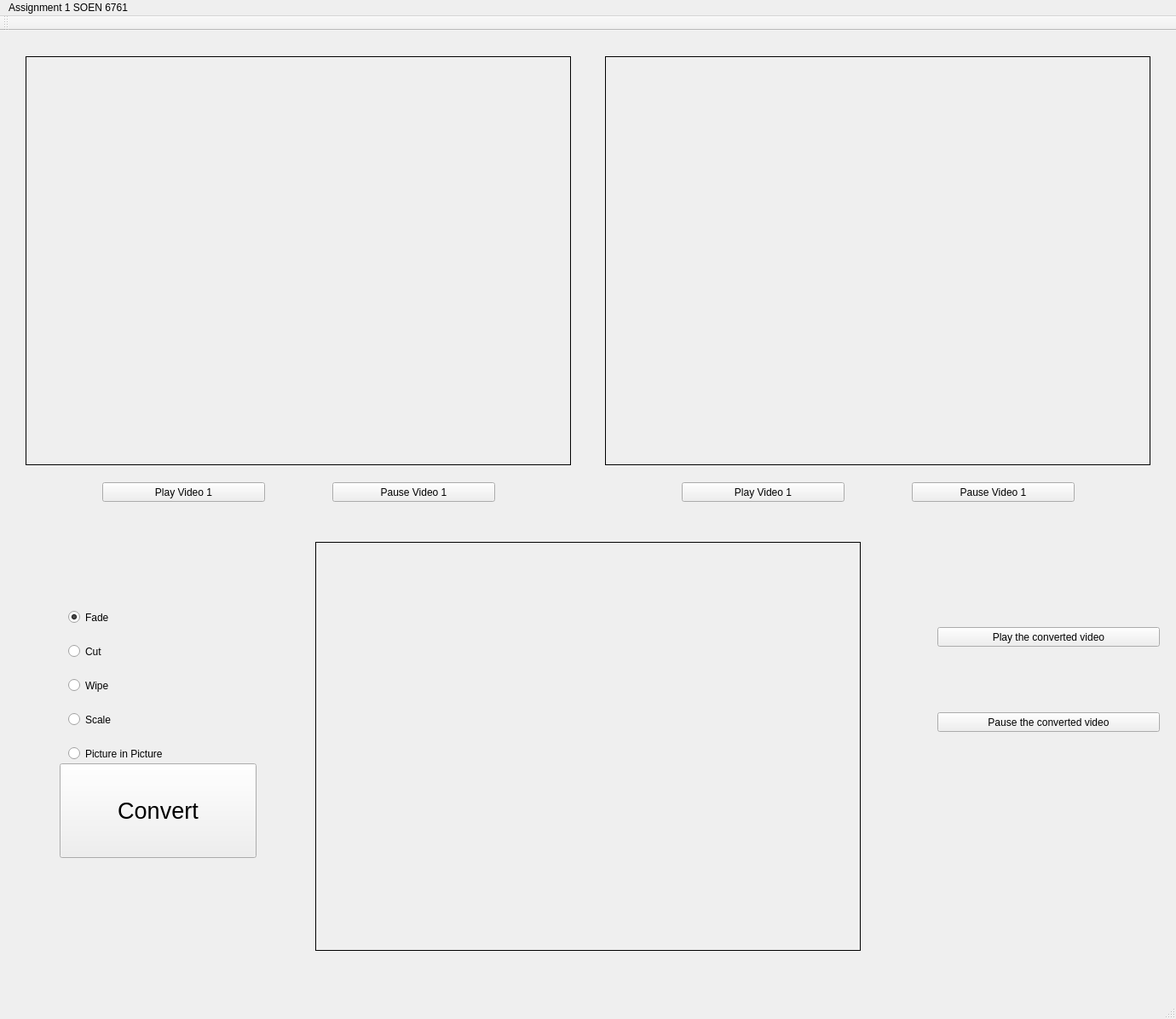
<?xml version="1.0" encoding="UTF-8"?>
<ui version="4.0">
 <class>MainWindow</class>
 <widget class="QMainWindow" name="MainWindow">
  <property name="geometry">
   <rect>
    <x>0</x>
    <y>0</y>
    <width>1380</width>
    <height>1196</height>
   </rect>
  </property>
  <property name="font">
   <font>
    <italic>false</italic>
   </font>
  </property>
  <property name="windowTitle">
   <string>MainWindow</string>
  </property>
  <widget class="QWidget" name="centralWidget">
   <widget class="QPushButton" name="play1">
    <property name="geometry">
     <rect>
      <x>120</x>
      <y>530</y>
      <width>191</width>
      <height>23</height>
     </rect>
    </property>
    <property name="text">
     <string>Play Video 1</string>
    </property>
   </widget>
   <widget class="QLabel" name="video1">
    <property name="geometry">
     <rect>
      <x>30</x>
      <y>30</y>
      <width>640</width>
      <height>480</height>
     </rect>
    </property>
    <property name="frameShape">
     <enum>QFrame::Box</enum>
    </property>
    <property name="text">
     <string/>
    </property>
   </widget>
   <widget class="QLabel" name="convertedVideo">
    <property name="geometry">
     <rect>
      <x>370</x>
      <y>600</y>
      <width>640</width>
      <height>480</height>
     </rect>
    </property>
    <property name="frameShape">
     <enum>QFrame::Box</enum>
    </property>
    <property name="text">
     <string/>
    </property>
   </widget>
   <widget class="QPushButton" name="playc">
    <property name="geometry">
     <rect>
      <x>1100</x>
      <y>700</y>
      <width>261</width>
      <height>23</height>
     </rect>
    </property>
    <property name="text">
     <string>Play the converted video</string>
    </property>
   </widget>
   <widget class="QRadioButton" name="fade">
    <property name="geometry">
     <rect>
      <x>80</x>
      <y>680</y>
      <width>82</width>
      <height>17</height>
     </rect>
    </property>
    <property name="text">
     <string>Fade</string>
    </property>
    <property name="checked">
     <bool>true</bool>
    </property>
   </widget>
   <widget class="QRadioButton" name="cut">
    <property name="geometry">
     <rect>
      <x>80</x>
      <y>720</y>
      <width>82</width>
      <height>17</height>
     </rect>
    </property>
    <property name="text">
     <string>Cut</string>
    </property>
   </widget>
   <widget class="QRadioButton" name="wipe">
    <property name="geometry">
     <rect>
      <x>80</x>
      <y>760</y>
      <width>82</width>
      <height>17</height>
     </rect>
    </property>
    <property name="text">
     <string>Wipe</string>
    </property>
   </widget>
   <widget class="QRadioButton" name="scale">
    <property name="geometry">
     <rect>
      <x>80</x>
      <y>800</y>
      <width>82</width>
      <height>17</height>
     </rect>
    </property>
    <property name="text">
     <string>Scale</string>
    </property>
   </widget>
   <widget class="QRadioButton" name="picInPic">
    <property name="geometry">
     <rect>
      <x>80</x>
      <y>840</y>
      <width>151</width>
      <height>17</height>
     </rect>
    </property>
    <property name="text">
     <string>Picture in Picture</string>
    </property>
   </widget>
   <widget class="QPushButton" name="convert">
    <property name="geometry">
     <rect>
      <x>70</x>
      <y>860</y>
      <width>231</width>
      <height>111</height>
     </rect>
    </property>
    <property name="font">
     <font>
      <family>MS Shell Dlg 2</family>
      <pointsize>20</pointsize>
      <weight>50</weight>
      <italic>false</italic>
      <bold>false</bold>
      <underline>false</underline>
      <strikeout>false</strikeout>
      <kerning>true</kerning>
     </font>
    </property>
    <property name="text">
     <string>Convert</string>
    </property>
    <property name="checkable">
     <bool>false</bool>
    </property>
   </widget>
   <widget class="QPushButton" name="pausec">
    <property name="geometry">
     <rect>
      <x>1100</x>
      <y>800</y>
      <width>261</width>
      <height>23</height>
     </rect>
    </property>
    <property name="text">
     <string>Pause the converted video</string>
    </property>
   </widget>
   <widget class="QPushButton" name="pause1">
    <property name="geometry">
     <rect>
      <x>390</x>
      <y>530</y>
      <width>191</width>
      <height>23</height>
     </rect>
    </property>
    <property name="text">
     <string>Pause Video 1</string>
    </property>
   </widget>
   <widget class="QLabel" name="video2">
    <property name="geometry">
     <rect>
      <x>710</x>
      <y>30</y>
      <width>640</width>
      <height>480</height>
     </rect>
    </property>
    <property name="frameShape">
     <enum>QFrame::Box</enum>
    </property>
    <property name="text">
     <string/>
    </property>
   </widget>
   <widget class="QPushButton" name="pause2">
    <property name="geometry">
     <rect>
      <x>1070</x>
      <y>530</y>
      <width>191</width>
      <height>23</height>
     </rect>
    </property>
    <property name="text">
     <string>Pause Video 1</string>
    </property>
   </widget>
   <widget class="QPushButton" name="play2">
    <property name="geometry">
     <rect>
      <x>800</x>
      <y>530</y>
      <width>191</width>
      <height>23</height>
     </rect>
    </property>
    <property name="text">
     <string>Play Video 1</string>
    </property>
   </widget>
  </widget>
  <widget class="QMenuBar" name="menuBar">
   <property name="geometry">
    <rect>
     <x>0</x>
     <y>0</y>
     <width>1380</width>
     <height>21</height>
    </rect>
   </property>
   <widget class="QMenu" name="menuAssignment_1_SOEN_6761">
    <property name="title">
     <string>Assignment 1 SOEN 6761</string>
    </property>
   </widget>
   <addaction name="menuAssignment_1_SOEN_6761"/>
  </widget>
  <widget class="QToolBar" name="mainToolBar">
   <attribute name="toolBarArea">
    <enum>TopToolBarArea</enum>
   </attribute>
   <attribute name="toolBarBreak">
    <bool>false</bool>
   </attribute>
  </widget>
  <widget class="QStatusBar" name="statusBar"/>
 </widget>
 <layoutdefault spacing="6" margin="11"/>
 <resources/>
 <connections/>
</ui>
